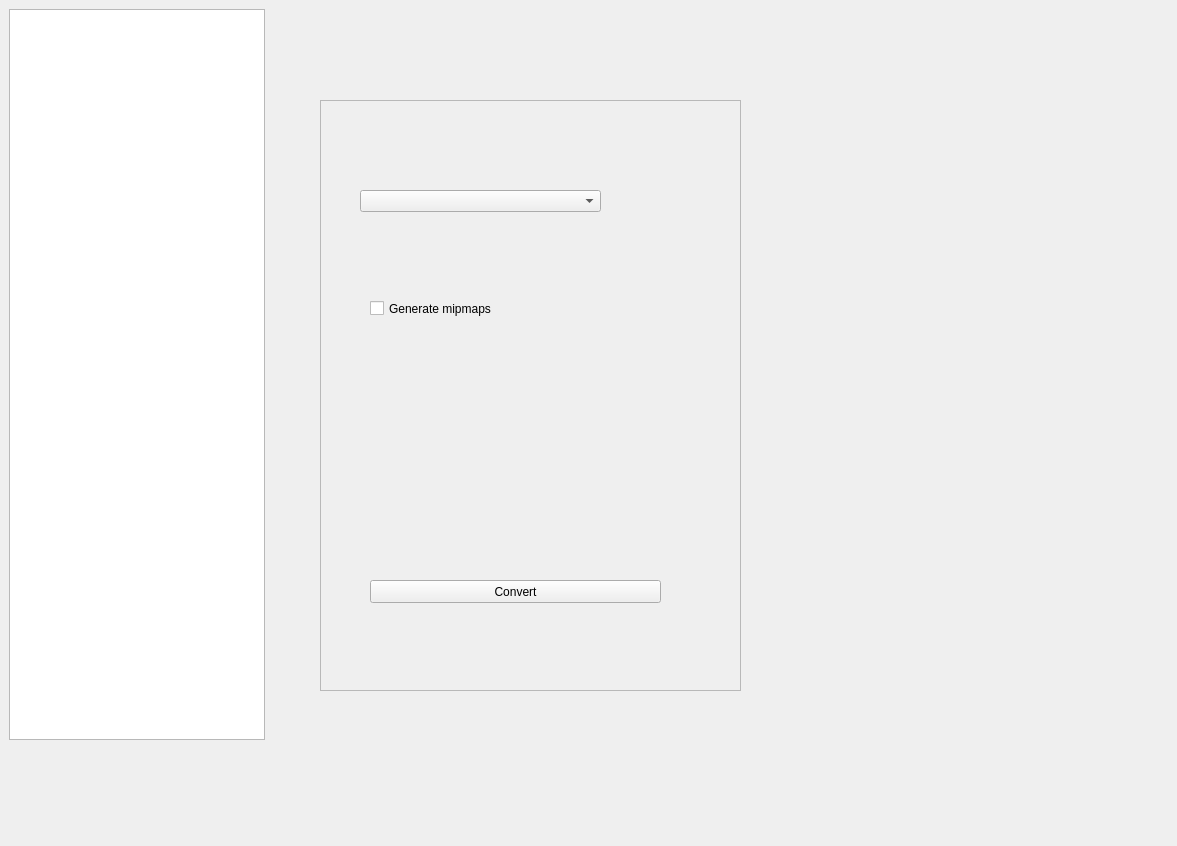
<?xml version="1.0" encoding="UTF-8"?>
<ui version="4.0">
 <class>TextureResourceEditor</class>
 <widget class="QWidget" name="TextureResourceEditor">
  <property name="geometry">
   <rect>
    <x>0</x>
    <y>0</y>
    <width>1177</width>
    <height>846</height>
   </rect>
  </property>
  <property name="windowTitle">
   <string>TextureResourceEditor</string>
  </property>
  <widget class="RenderView" name="mTexturePreviewRV" native="true">
   <property name="geometry">
    <rect>
     <x>900</x>
     <y>200</y>
     <width>200</width>
     <height>200</height>
    </rect>
   </property>
   <property name="minimumSize">
    <size>
     <width>200</width>
     <height>200</height>
    </size>
   </property>
   <property name="maximumSize">
    <size>
     <width>200</width>
     <height>200</height>
    </size>
   </property>
  </widget>
  <widget class="QListWidget" name="mTextureSelector">
   <property name="geometry">
    <rect>
     <x>9</x>
     <y>9</y>
     <width>256</width>
     <height>731</height>
    </rect>
   </property>
  </widget>
  <widget class="QFrame" name="mTextureConvertPropertiesFrame">
   <property name="geometry">
    <rect>
     <x>320</x>
     <y>100</y>
     <width>421</width>
     <height>591</height>
    </rect>
   </property>
   <property name="frameShape">
    <enum>QFrame::StyledPanel</enum>
   </property>
   <property name="frameShadow">
    <enum>QFrame::Raised</enum>
   </property>
   <widget class="QComboBox" name="mCompressionTypeCB">
    <property name="geometry">
     <rect>
      <x>40</x>
      <y>90</y>
      <width>241</width>
      <height>22</height>
     </rect>
    </property>
   </widget>
   <widget class="QCheckBox" name="mGenerateMipmapsCB">
    <property name="geometry">
     <rect>
      <x>50</x>
      <y>200</y>
      <width>241</width>
      <height>17</height>
     </rect>
    </property>
    <property name="text">
     <string>Generate mipmaps</string>
    </property>
   </widget>
   <widget class="QPushButton" name="mConvertBtn">
    <property name="geometry">
     <rect>
      <x>50</x>
      <y>480</y>
      <width>291</width>
      <height>23</height>
     </rect>
    </property>
    <property name="text">
     <string>Convert</string>
    </property>
   </widget>
  </widget>
 </widget>
 <layoutdefault spacing="6" margin="11"/>
 <customwidgets>
  <customwidget>
   <class>RenderView</class>
   <extends>QWidget</extends>
   <header location="global">Widgets\RenderView.h</header>
   <container>1</container>
  </customwidget>
 </customwidgets>
 <resources/>
 <connections/>
</ui>
